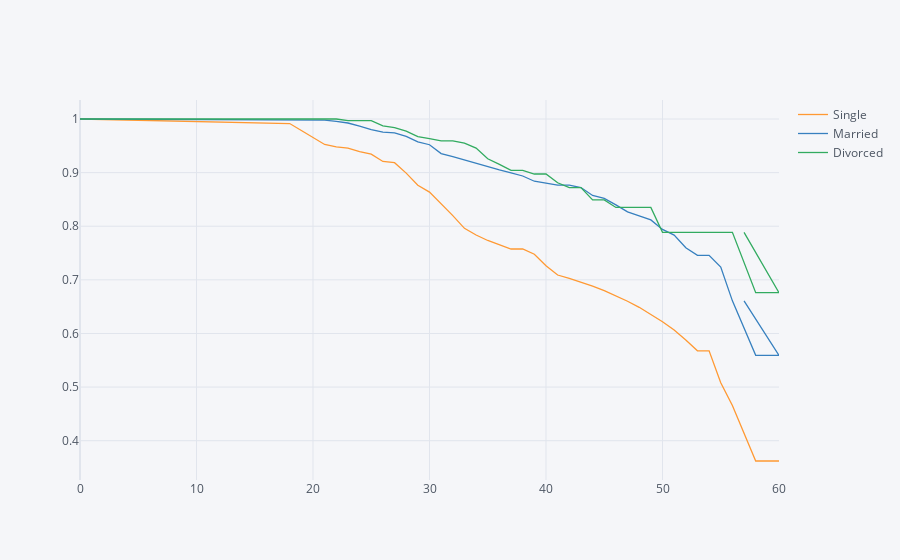

Notebook code for this chart:
### Markdown cell above
## 5. Let's also look at the marital status curves by employee age. Generate and plot the survival curves showing retention rates by marital status and age.

### Code cell
survival(data, 'MaritalStatus', 'Age', 'Attrition').iplot()

### Figure 1 — Plotly figure (JSON) as saved in the notebook; plotly's stock layout.template omitted (floating-point values rounded to 4 significant figures)
{"data": [{"line": {"color": "rgba(255, 153, 51, 1.0)", "dash": "solid", "shape": "linear", "width": 1.3}, "mode": "lines", "name": "Single", "text": "", "type": "scatter", "x": [0, 18, 19, 20, 21, 22, 23, 24, 25, 26, 27, 28, 29, 30, 31, 32, 33, 34, 35, 36, 37, 38, 39, 40, 41, 42, 43, 44, 45, 46, 47, 48, 49, 50, 51, 52, 53, 54, 55, 56, 58, 59, 60, 57], "y": [1, 0.9915, 0.9786, 0.9657, 0.9525, 0.9481, 0.9459, 0.9391, 0.9346, 0.9208, 0.9185, 0.899, 0.8765, 0.8636, 0.8421, 0.8198, 0.7961, 0.7837, 0.7734, 0.7659, 0.7575, 0.7575, 0.7477, 0.7263, 0.709, 0.7027, 0.6957, 0.6882, 0.6799, 0.6705, 0.6601, 0.6488, 0.636, 0.6219, 0.6064, 0.588, 0.5677, 0.5677, 0.508, 0.4656, 0.3622, 0.3622, 0.3622, ""]}, {"line": {"color": "rgba(55, 128, 191, 1.0)", "dash": "solid", "shape": "linear", "width": 1.3}, "mode": "lines", "name": "Married", "text": "", "type": "scatter", "x": [0, 18, 19, 20, 21, 22, 23, 24, 25, 26, 27, 28, 29, 30, 31, 32, 33, 34, 35, 36, 37, 38, 39, 40, 41, 42, 43, 44, 45, 46, 47, 48, 49, 50, 51, 52, 53, 54, 55, 56, 58, 59, 60, 57], "y": [1, 0.9978, 0.9978, 0.9978, 0.9978, 0.9955, 0.9925, 0.9865, 0.9804, 0.9757, 0.9741, 0.9675, 0.9573, 0.952, 0.9355, 0.9297, 0.9235, 0.9171, 0.9103, 0.9052, 0.8996, 0.8937, 0.884, 0.8805, 0.8766, 0.8766, 0.8721, 0.8574, 0.8521, 0.8399, 0.8267, 0.8195, 0.8118, 0.7941, 0.7835, 0.7598, 0.7457, 0.7457, 0.7238, 0.6608, 0.5592, 0.5592, 0.5592, 0.6608]}, {"line": {"color": "rgba(50, 171, 96, 1.0)", "dash": "solid", "shape": "linear", "width": 1.3}, "mode": "lines", "name": "Divorced", "text": "", "type": "scatter", "x": [0, 18, 19, 20, 21, 22, 23, 24, 25, 26, 27, 28, 29, 30, 31, 32, 33, 34, 35, 36, 37, 38, 39, 40, 41, 42, 43, 44, 45, 46, 47, 48, 49, 50, 51, 52, 53, 54, 55, 56, 58, 59, 60, 57], "y": [1, 1, 1, 1, 1, 1, 0.9969, 0.9969, 0.9969, 0.9873, 0.9841, 0.9774, 0.967, 0.9633, 0.9594, 0.9594, 0.955, 0.9458, 0.9258, 0.9153, 0.9041, 0.9041, 0.8974, 0.8974, 0.8811, 0.8719, 0.8719, 0.849, 0.849, 0.8351, 0.8351, 0.8351, 0.8351, 0.7887, 0.7887, 0.7887, 0.7887, 0.7887, 0.7887, 0.7887, 0.676, 0.676, 0.676, 0.7887]}], "layout": {"legend": {"bgcolor": "#F5F6F9", "font": {"color": "#4D5663"}}, "paper_bgcolor": "#F5F6F9", "plot_bgcolor": "#F5F6F9", "title": {"font": {"color": "#4D5663"}}, "xaxis": {"gridcolor": "#E1E5ED", "showgrid": true, "tickfont": {"color": "#4D5663"}, "title": {"font": {"color": "#4D5663"}, "text": ""}, "zerolinecolor": "#E1E5ED"}, "yaxis": {"gridcolor": "#E1E5ED", "showgrid": true, "tickfont": {"color": "#4D5663"}, "title": {"font": {"color": "#4D5663"}, "text": ""}, "zerolinecolor": "#E1E5ED"}}}
